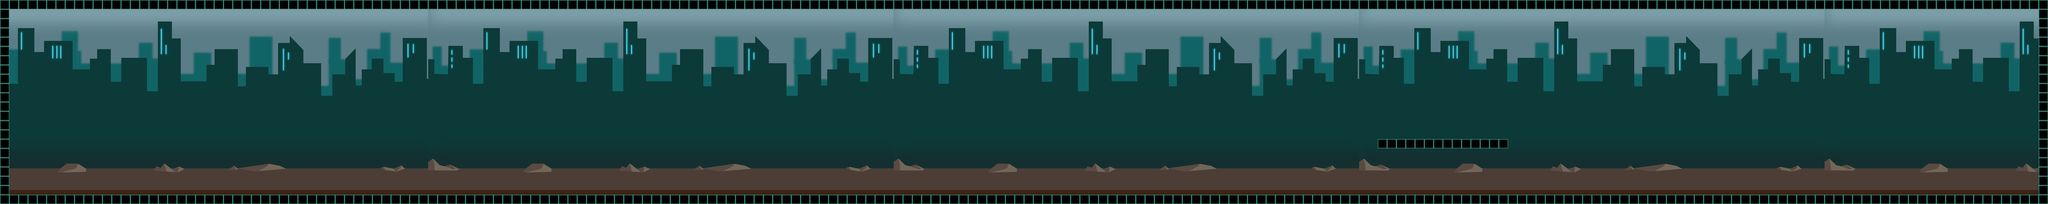

Tiled map render using the project's own tile images. Description and the map definition, with tile-layer contents summarised, below:
An orthogonal 220x22 tile map with 20x20 px tiles, 3 tile layers (background, bound, plat), 2 tilesets and 19 objects (7x MELEE, 2x RIFLE, START, END, D, ...).

<map version="1.0" orientation="orthogonal" renderorder="right-down" width="220" height="22" tilewidth="20" tileheight="20" nextobjectid="37">
 <tileset firstgid="1" name="tutorialBG" tilewidth="20" tileheight="20" tilecount="1020" columns="51">
  <image source="../images/tutorialBG.png" width="1024" height="400" />
 </tileset>
 <tileset firstgid="1021" name="green" tilewidth="20" tileheight="20" tilecount="1" columns="1">
  <image source="../images/green.jpg" width="20" height="20" />
 </tileset>
 <layer name="background" width="220" height="22">
  <data>[4840 cells, 4400 non-empty, 1000 distinct tile ids]</data>
 </layer>
 <layer name="bound" width="220" height="22">
  <data>[4840 cells, 480 non-empty, 1 distinct tile ids]</data>
 </layer>
 <layer name="plat" width="220" height="22">
  <data>[4840 cells, 14 non-empty, 1 distinct tile ids]</data>
 </layer>
 <objectgroup name="enemiesScene5">
  <object id="8" name="MELEE" x="3048" y="189" width="63" height="110" />
  <object id="22" name="RIFLE" x="2849" y="293" width="65" height="122" />
 </objectgroup>
 <objectgroup name="enemiesScene6">
  <object id="10" name="RIFLE" x="3852" y="276" width="78" height="139" />
  <object id="11" name="MELEE" x="3656" y="283" width="73" height="133" />
 </objectgroup>
 <objectgroup name="player">
  <object id="12" name="START" x="212" y="311" width="65" height="106" />
  <object id="27" name="END" x="4317" y="293" width="63" height="126" />
 </objectgroup>
 <objectgroup name="instructions">
  <object id="14" name="D" x="136" y="387" width="47" height="31" />
  <object id="16" name="J" x="714" y="386" width="55" height="31" />
  <object id="17" name="K" x="1476" y="319" width="65" height="100" />
  <object id="21" name="SPACE" x="1895" y="393" width="60" height="24" />
  <object id="23" name="W" x="2850" y="395" width="63" height="20" />
  <object id="24" name="SPACE1" x="3333" y="389" width="71" height="29" />
  <object id="35" name="A" x="213" y="323" width="64" height="96" />
 </objectgroup>
 <objectgroup name="enemiesScene1">
  <object id="1" name="MELEE" x="1088" y="312" width="64" height="107" />
  <object id="2" name="MELEE" x="1193" y="317" width="54" height="102" />
  <object id="3" name="MELEE" x="1279" y="312" width="51" height="107" />
 </objectgroup>
 <objectgroup name="shield">
  <object id="32" name="SHIELD" x="1477" y="321" width="64" height="97" />
 </objectgroup>
 <objectgroup name="enemiesScene4">
  <object id="18" name="MELEE" x="2186" y="301" width="64" height="117" />
  <object id="19" name="MELEE" x="2304" y="307" width="61" height="110" />
 </objectgroup>
</map>
